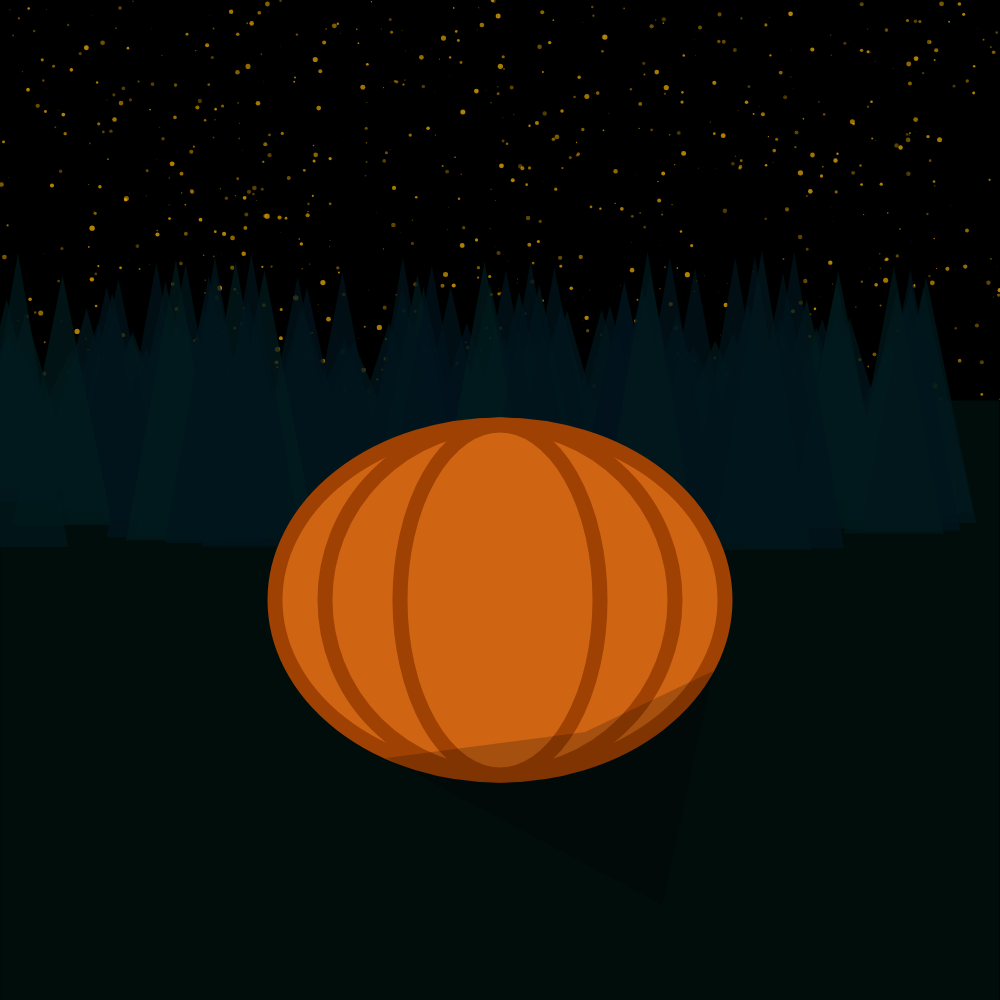
Frame 1 (no input)
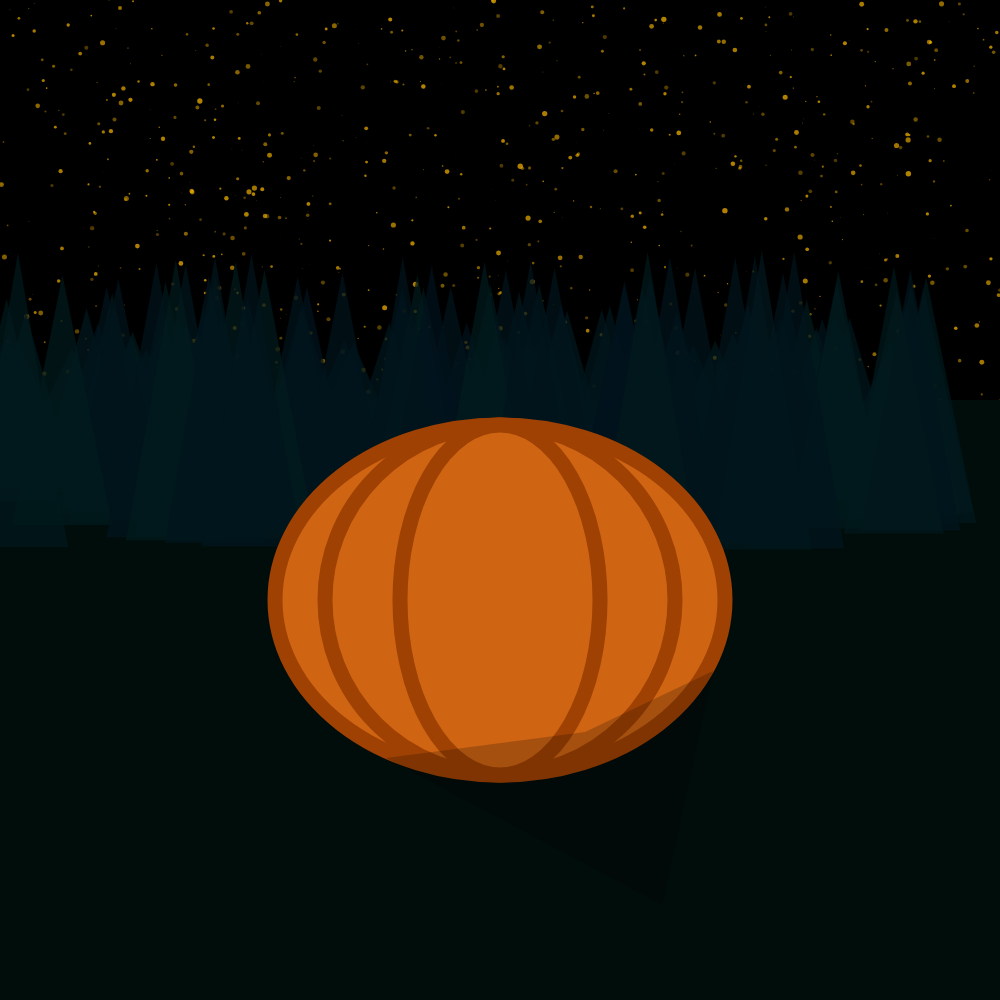
Frame 60 (no input)
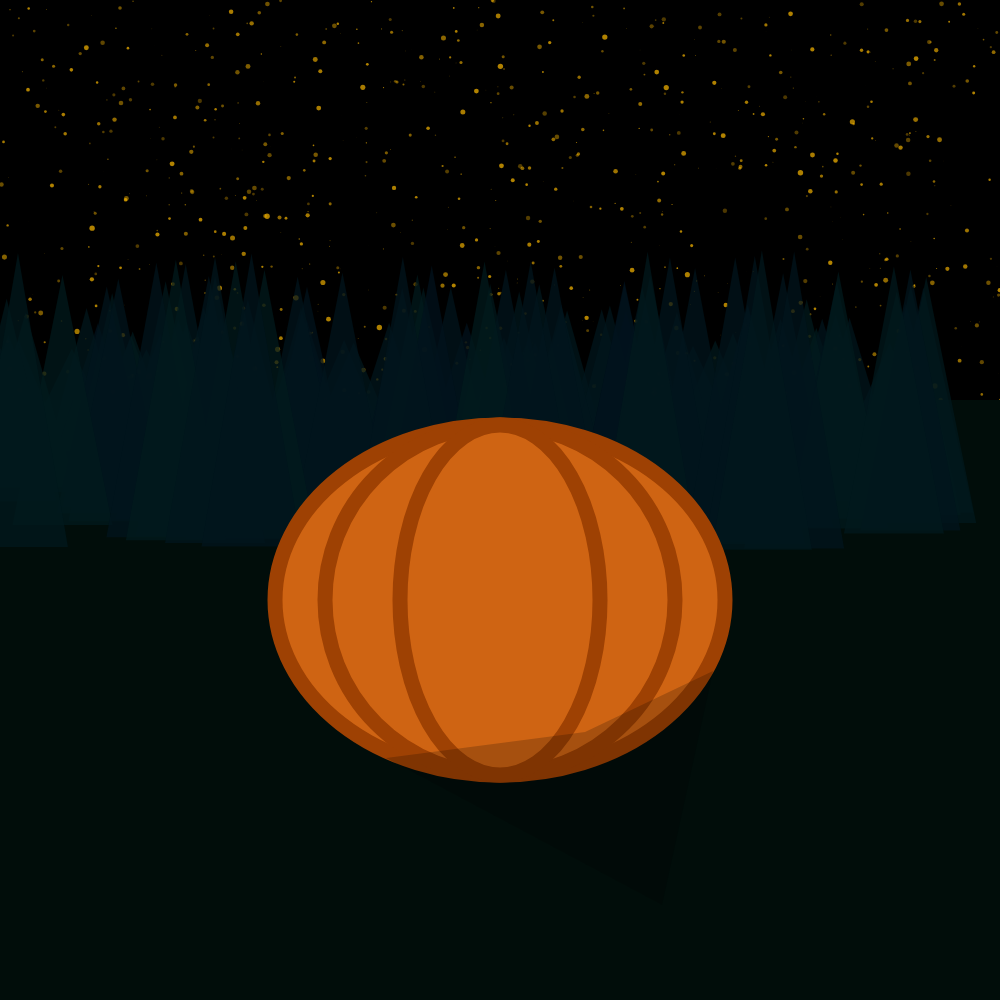
Frame 120 (the mouse pressed at the canvas centre since frame 60)

The p5.js sketch that drew these frames (run headless with seeded random() and noise() and a simulated clock; from frame 60 on, the mouse is pressed at the canvas centre):

// p5.js sketch
// ── sketch.js
// I've used OOP in other languages before and I used these resources to use it in JS
// (1) https://developer.mozilla.org/en-US/docs/Web/JavaScript/Reference/Classes
// (2) https://developer.mozilla.org/en-US/docs/Web/JavaScript/Reference/Classes/constructor
// (3) https://developer.mozilla.org/en-US/docs/Web/JavaScript/Reference/Global_Objects/Array/sort
// (4) https://developer.mozilla.org/en-US/docs/Web/JavaScript/Reference/Classes/static
// (5) https://www.geeksforgeeks.org/javascript/how-to-work-with-structs-in-javascript/

// Stars in the sky. Reference (1)
class Star {
  // Reference (2)
  constructor() {
    this.x = random(1000);
    this.y = random(400);
    this.diam = random(5);
    this.t = random(0, 2 * PI); // Start at random part of sin wave
  }
  draw() {
    push();
    
    noStroke();
    fill(44, 100, 100, 0.5 + (Math.sin(this.t) * 0.2)); // Yellow; transparency oscillates
    circle(this.x, this.y, this.diam + (Math.sin(this.t) * 0.5)); // Size oscillates +/- 0.5
    this.t += 0.05; // Increment t
    pop();
  }
}

// Tree sihlouette to block the stars. Reference (1)
class Tree {
  // Reference (2)
  constructor() {
    this.x = random(1000);
    this.y = random(300, 400);
    this.height = random(50, 150);
    this.colorOffset = random(-10, 10);
  }
  draw() {
    push();
    
    noStroke();
    fill(color(193 + this.colorOffset, 94, 11, 0.75));
    translate(this.x, 400);
    
    triangle(0, -this.height, -50, this.height, 50, this.height);
    pop();
  }
  // Comparison function for when we sort trees. Should order it from
  // the trees with the lowest bases to the highest. Reference (3) and (4)
  static sortTree(tree1, tree2) {
    
    let tree1BaseY = 400 + tree1.height;
    let tree2BaseY = 400 + tree2.height;
    if(tree1BaseY < tree2BaseY) { return -1; }
    else if(tree1BaseY > tree2BaseY) { return 1; }
    else { return 0; }
  }
}


// Sets the coordinates for the jack o' lantern's eyes/mouth
function mousePressed() {
  // Boundary for placing jack o' lantern features:
  // 350 <= x <= 650
  // 500 <= y <= 700
  let x = mouseX;
  let y = mouseY;
  if(!(x >= 350 && x <= 650 && y >= 500 && y <= 700)) {
    console.log("Mouse outside!");
    return;
  }
  
  switch(shapeToDraw) {
    case 0: // Set args for eye1
      
      break;
    case 1: // Set args for eye2
      
      break;
    case 2: // Set args for nose
      
      break;
    case 3: // Set args for mouth
      
      break;
    default:
      break;
  }
}

let stars = [];
let trees = [];
let shapeToDraw = 0;
let eye1 = { x: 0, y: 0, d: 0 }; // Circular eye parameters
let eye2 = { x1: 0, y1: 0, x2: 0, y2: 0, x3: 0, y3: 0 }; // Triangular eye parameters


function setup() {
  createCanvas(1000, 1000);
  
  background(color(0, 100, 0, 1)); // Black
  colorMode(HSB, 360, 100, 100, 1);
  
  
  for(let i = 0; i < 800; i++) {
    stars.push(new Star());
  }
  
  for(let i = 0; i < 100; i++) {
    trees.push(new Tree());
  }
  
  // Sort the trees so that trees with the lowest base get drawn first
  // Reference (3) and (4)
  trees.sort(Tree.sortTree);
  
}

function draw() {
  background(color(0, 100, 0, 1));  // Black
  stars.forEach((star) => { star.draw(); }); // Draw all stars
  
  
  { // Draw grass
    push();
    
    fill(color(164, 94, 5, 1)); // Dark green
    rect(0, 400, 1000, 1000);
    
    pop();
  } // End grass
  
  trees.forEach((tree) => { tree.draw(); });
  
  
  
  { // Draw pumpkin
    push();
    
    translate(500, 600);
    fill(color(26, 91, 81, 1));
    stroke(color(24, 98, 62, 1));
    strokeWeight(15);
    ellipse(0, 0, 450, 350);
    ellipse(0, 0, 350, 350);
    ellipse(0, 0, 200, 350);
    
    // UNCOMMENT TO SEE COLLISION FOR PLACING FACE FEATURES
    // noStroke();
    // fill(color(0, 100, 0, 0.5));
    // let xcoord = 100;
    // rect(-xcoord * 1.5, -xcoord, xcoord * 3, xcoord * 2);
    
    pop();
  } // End pumpkin
  
  
  
  
  
  
  { // Draw shadow
    noStroke();
    fill(color(0, 100, 0, 0.2));
    beginShape();
    vertex(386, 758);
    vertex(585, 732);
    vertex(713, 671);
    vertex(662, 905);
    endShape(CLOSE);
    // triangle(386, 758, 713, 671, 662, 905);
  } // End shadow
}
